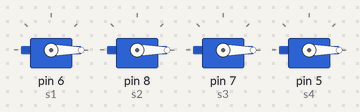
A sketch run on a simulated Arduino Uno, built with avr-gcc and run on an emulated ATmega328P. On the bench: 4 × servo.

Above: at 0.1 s.
At 1.1 s:
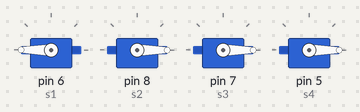
At 2.1 s:
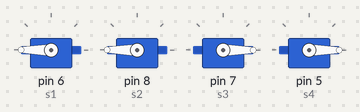
At 3.1 s:
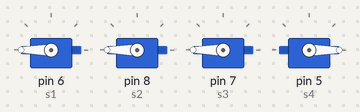
At 4.1 s:
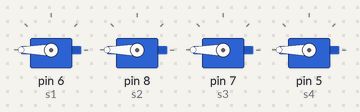
Timing chart, 0 to 5.6 s (numbered marks = the images above):
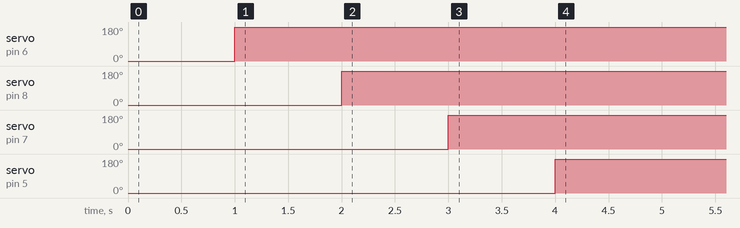

The sketch:

hand_test.ino
```cpp
#include<Servo.h>
#define s1 6
#define s2 8
#define s3 7
#define s4 5

//5 / last
//6 / first
//7// third
//8 / second

Servo myservo;
Servo myservo1;
Servo myservo2;
Servo myservo3;

void setup() {
  myservo.attach(s1);
  myservo1.attach(s2);
  myservo2.attach(s3);
  myservo3.attach(s4);

  myservo.write(0);
  myservo1.write(0);
  myservo2.write(0);
  myservo3.write(0);
}

void loop() {
  delay(1000);
  myservo.write(180);
  delay(1000);
  myservo1.write(180);
  delay(1000);
  myservo2.write(180);
  delay(1000);
  myservo3.write(180);
  delay(1000);

//  delay(1000);
//  myservo.write(0);
//  delay(1000);
//  myservo1.write(0);
//  delay(1000);
//  myservo2.write(0);
//  delay(1000);
//  myservo3.write(0);
//  delay(1000);
}
```

Measured:
- by itself, servo on pin 6 (s1): 0° → 180° at 1.0 s
- by itself, servo on pin 8 (s2): 0° → 180° at 2.0 s
- by itself, servo on pin 7 (s3): 0° → 180° at 3.0 s
- by itself, servo on pin 5 (s4): 0° → 180° at 4.0 s
